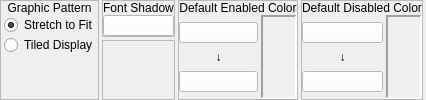
    <widget class="QWidget" name="widget_15" native="true">
     <layout class="QHBoxLayout" name="horizontalLayout_12">
      <property name="spacing">
       <number>3</number>
      </property>
      <property name="margin">
       <number>0</number>
      </property>
      <item>
       <widget class="QFrame" name="frame_9">
        <property name="frameShape">
         <enum>QFrame::StyledPanel</enum>
        </property>
        <property name="frameShadow">
         <enum>QFrame::Raised</enum>
        </property>
        <layout class="QVBoxLayout" name="verticalLayout_18">
         <property name="spacing">
          <number>0</number>
         </property>
         <property name="margin">
          <number>0</number>
         </property>
         <item>
          <widget class="QLabel" name="label_2">
           <property name="sizePolicy">
            <sizepolicy hsizetype="Preferred" vsizetype="Fixed">
             <horstretch>0</horstretch>
             <verstretch>0</verstretch>
            </sizepolicy>
           </property>
           <property name="text">
            <string>Graphic Pattern</string>
           </property>
           <property name="alignment">
            <set>Qt::AlignCenter</set>
           </property>
          </widget>
         </item>
         <item>
          <widget class="QWidget" name="widget_16" native="true">
           <layout class="QVBoxLayout" name="verticalLayout_21">
            <property name="spacing">
             <number>0</number>
            </property>
            <property name="leftMargin">
             <number>3</number>
            </property>
            <property name="topMargin">
             <number>0</number>
            </property>
            <property name="rightMargin">
             <number>0</number>
            </property>
            <property name="bottomMargin">
             <number>0</number>
            </property>
            <item>
             <widget class="QRadioButton" name="rbStretched">
              <property name="text">
               <string>Stretch to Fit</string>
              </property>
              <property name="checked">
               <bool>true</bool>
              </property>
             </widget>
            </item>
            <item>
             <widget class="QRadioButton" name="rbTiled">
              <property name="text">
               <string>Tiled Display</string>
              </property>
             </widget>
            </item>
            <item>
             <widget class="QWidget" name="widget_41" native="true"/>
            </item>
           </layout>
          </widget>
         </item>
        </layout>
       </widget>
      </item>
      <item>
       <widget class="QWidget" name="widget_23" native="true">
        <property name="sizePolicy">
         <sizepolicy hsizetype="Fixed" vsizetype="Preferred">
          <horstretch>0</horstretch>
          <verstretch>0</verstretch>
         </sizepolicy>
        </property>
        <layout class="QVBoxLayout" name="verticalLayout_24">
         <property name="spacing">
          <number>3</number>
         </property>
         <property name="margin">
          <number>0</number>
         </property>
         <item>
          <widget class="QFrame" name="frame_12">
           <property name="sizePolicy">
            <sizepolicy hsizetype="Preferred" vsizetype="Fixed">
             <horstretch>0</horstretch>
             <verstretch>0</verstretch>
            </sizepolicy>
           </property>
           <property name="frameShape">
            <enum>QFrame::StyledPanel</enum>
           </property>
           <property name="frameShadow">
            <enum>QFrame::Raised</enum>
           </property>
           <layout class="QVBoxLayout" name="verticalLayout_22">
            <property name="spacing">
             <number>0</number>
            </property>
            <property name="margin">
             <number>0</number>
            </property>
            <item>
             <widget class="QLabel" name="label_8">
              <property name="sizePolicy">
               <sizepolicy hsizetype="Preferred" vsizetype="Fixed">
                <horstretch>0</horstretch>
                <verstretch>0</verstretch>
               </sizepolicy>
              </property>
              <property name="text">
               <string>Font Shadow</string>
              </property>
              <property name="alignment">
               <set>Qt::AlignCenter</set>
              </property>
             </widget>
            </item>
            <item>
             <widget class="QWidget" name="widget_21" native="true">
              <layout class="QVBoxLayout" name="verticalLayout_23">
               <property name="spacing">
                <number>0</number>
               </property>
               <property name="margin">
                <number>0</number>
               </property>
               <item>
                <widget class="ColorButton" name="bFontShadowColor">
                 <property name="sizePolicy">
                  <sizepolicy hsizetype="Preferred" vsizetype="Fixed">
                   <horstretch>0</horstretch>
                   <verstretch>0</verstretch>
                  </sizepolicy>
                 </property>
                 <property name="minimumSize">
                  <size>
                   <width>0</width>
                   <height>21</height>
                  </size>
                 </property>
                 <property name="maximumSize">
                  <size>
                   <width>16777215</width>
                   <height>21</height>
                  </size>
                 </property>
                 <property name="styleSheet">
                  <string notr="true">background-color: rgb(255, 255, 255);</string>
                 </property>
                 <property name="text">
                  <string/>
                 </property>
                </widget>
               </item>
              </layout>
             </widget>
            </item>
           </layout>
          </widget>
         </item>
         <item>
          <widget class="QFrame" name="frame_13">
           <property name="frameShape">
            <enum>QFrame::StyledPanel</enum>
           </property>
           <property name="frameShadow">
            <enum>QFrame::Raised</enum>
           </property>
          </widget>
         </item>
        </layout>
       </widget>
      </item>
      <item>
       <widget class="QWidget" name="widget_24" native="true">
        <property name="sizePolicy">
         <sizepolicy hsizetype="Fixed" vsizetype="Preferred">
          <horstretch>0</horstretch>
          <verstretch>0</verstretch>
         </sizepolicy>
        </property>
        <layout class="QVBoxLayout" name="verticalLayout_25">
         <property name="spacing">
          <number>3</number>
         </property>
         <property name="margin">
          <number>0</number>
         </property>
         <item>
          <widget class="QFrame" name="frame_14">
           <property name="frameShape">
            <enum>QFrame::StyledPanel</enum>
           </property>
           <property name="frameShadow">
            <enum>QFrame::Raised</enum>
           </property>
           <layout class="QVBoxLayout" name="verticalLayout_26">
            <property name="spacing">
             <number>0</number>
            </property>
            <property name="margin">
             <number>0</number>
            </property>
            <item>
             <widget class="QLabel" name="label_10">
              <property name="sizePolicy">
               <sizepolicy hsizetype="Preferred" vsizetype="Fixed">
                <horstretch>0</horstretch>
                <verstretch>0</verstretch>
               </sizepolicy>
              </property>
              <property name="text">
               <string>Default Enabled Color</string>
              </property>
              <property name="alignment">
               <set>Qt::AlignCenter</set>
              </property>
             </widget>
            </item>
            <item>
             <widget class="QWidget" name="widget_25" native="true">
              <layout class="QHBoxLayout" name="horizontalLayout_5">
               <property name="spacing">
                <number>3</number>
               </property>
               <property name="margin">
                <number>0</number>
               </property>
               <item>
                <widget class="QWidget" name="widget_11" native="true">
                 <layout class="QVBoxLayout" name="verticalLayout_13">
                  <property name="spacing">
                   <number>0</number>
                  </property>
                  <property name="margin">
                   <number>0</number>
                  </property>
                  <item>
                   <widget class="ColorButton" name="bDefaultEnabledTopColor">
                    <property name="sizePolicy">
                     <sizepolicy hsizetype="Preferred" vsizetype="Fixed">
                      <horstretch>0</horstretch>
                      <verstretch>0</verstretch>
                     </sizepolicy>
                    </property>
                    <property name="minimumSize">
                     <size>
                      <width>0</width>
                      <height>21</height>
                     </size>
                    </property>
                    <property name="maximumSize">
                     <size>
                      <width>16777215</width>
                      <height>21</height>
                     </size>
                    </property>
                    <property name="styleSheet">
                     <string notr="true">background-color: rgb(255, 255, 255);</string>
                    </property>
                    <property name="text">
                     <string/>
                    </property>
                   </widget>
                  </item>
                  <item>
                   <widget class="QLabel" name="label_4">
                    <property name="sizePolicy">
                     <sizepolicy hsizetype="Preferred" vsizetype="Fixed">
                      <horstretch>0</horstretch>
                      <verstretch>0</verstretch>
                     </sizepolicy>
                    </property>
                    <property name="text">
                     <string>&amp;#8595;</string>
                    </property>
                    <property name="textFormat">
                     <enum>Qt::RichText</enum>
                    </property>
                    <property name="alignment">
                     <set>Qt::AlignCenter</set>
                    </property>
                   </widget>
                  </item>
                  <item>
                   <widget class="ColorButton" name="bDefaultEnabledBottomColor">
                    <property name="sizePolicy">
                     <sizepolicy hsizetype="Preferred" vsizetype="Fixed">
                      <horstretch>0</horstretch>
                      <verstretch>0</verstretch>
                     </sizepolicy>
                    </property>
                    <property name="minimumSize">
                     <size>
                      <width>0</width>
                      <height>21</height>
                     </size>
                    </property>
                    <property name="maximumSize">
                     <size>
                      <width>16777215</width>
                      <height>21</height>
                     </size>
                    </property>
                    <property name="styleSheet">
                     <string notr="true">background-color: rgb(255, 255, 255);</string>
                    </property>
                    <property name="text">
                     <string/>
                    </property>
                   </widget>
                  </item>
                 </layout>
                </widget>
               </item>
               <item>
                <widget class="QLabel" name="lblDefaultEnabledColor">
                 <property name="minimumSize">
                  <size>
                   <width>36</width>
                   <height>0</height>
                  </size>
                 </property>
                 <property name="maximumSize">
                  <size>
                   <width>36</width>
                   <height>16777215</height>
                  </size>
                 </property>
                 <property name="frameShape">
                  <enum>QFrame::Panel</enum>
                 </property>
                 <property name="frameShadow">
                  <enum>QFrame::Sunken</enum>
                 </property>
                 <property name="lineWidth">
                  <number>2</number>
                 </property>
                 <property name="text">
                  <string/>
                 </property>
                 <property name="scaledContents">
                  <bool>true</bool>
                 </property>
                </widget>
               </item>
              </layout>
             </widget>
            </item>
           </layout>
          </widget>
         </item>
        </layout>
       </widget>
      </item>
      <item>
       <widget class="QFrame" name="frame_15">
        <property name="frameShape">
         <enum>QFrame::StyledPanel</enum>
        </property>
        <property name="frameShadow">
         <enum>QFrame::Raised</enum>
        </property>
        <layout class="QVBoxLayout" name="verticalLayout_32">
         <property name="spacing">
          <number>0</number>
         </property>
         <property name="margin">
          <number>0</number>
         </property>
         <item>
          <widget class="QLabel" name="label_17">
           <property name="sizePolicy">
            <sizepolicy hsizetype="Preferred" vsizetype="Fixed">
             <horstretch>0</horstretch>
             <verstretch>0</verstretch>
            </sizepolicy>
           </property>
           <property name="text">
            <string>Default Disabled Color</string>
           </property>
           <property name="alignment">
            <set>Qt::AlignCenter</set>
           </property>
          </widget>
         </item>
         <item>
          <widget class="QWidget" name="widget_29" native="true">
           <layout class="QHBoxLayout" name="horizontalLayout_15">
            <property name="spacing">
             <number>3</number>
            </property>
            <property name="margin">
             <number>0</number>
            </property>
            <item>
             <widget class="QWidget" name="widget_12" native="true">
              <layout class="QVBoxLayout" name="verticalLayout_14">
               <property name="spacing">
                <number>0</number>
               </property>
               <property name="margin">
                <number>0</number>
               </property>
               <item>
                <widget class="ColorButton" name="bDefaultDisabledTopColor">
                 <property name="sizePolicy">
                  <sizepolicy hsizetype="Preferred" vsizetype="Fixed">
                   <horstretch>0</horstretch>
                   <verstretch>0</verstretch>
                  </sizepolicy>
                 </property>
                 <property name="minimumSize">
                  <size>
                   <width>0</width>
                   <height>21</height>
                  </size>
                 </property>
                 <property name="maximumSize">
                  <size>
                   <width>16777215</width>
                   <height>21</height>
                  </size>
                 </property>
                 <property name="styleSheet">
                  <string notr="true">background-color: rgb(255, 255, 255);</string>
                 </property>
                 <property name="text">
                  <string/>
                 </property>
                </widget>
               </item>
               <item>
                <widget class="QLabel" name="label_18">
                 <property name="sizePolicy">
                  <sizepolicy hsizetype="Preferred" vsizetype="Fixed">
                   <horstretch>0</horstretch>
                   <verstretch>0</verstretch>
                  </sizepolicy>
                 </property>
                 <property name="text">
                  <string>&amp;#8595;</string>
                 </property>
                 <property name="textFormat">
                  <enum>Qt::RichText</enum>
                 </property>
                 <property name="alignment">
                  <set>Qt::AlignCenter</set>
                 </property>
                </widget>
               </item>
               <item>
                <widget class="ColorButton" name="bDefaultDisabledBottomColor">
                 <property name="sizePolicy">
                  <sizepolicy hsizetype="Preferred" vsizetype="Fixed">
                   <horstretch>0</horstretch>
                   <verstretch>0</verstretch>
                  </sizepolicy>
                 </property>
                 <property name="minimumSize">
                  <size>
                   <width>0</width>
                   <height>21</height>
                  </size>
                 </property>
                 <property name="maximumSize">
                  <size>
                   <width>16777215</width>
                   <height>21</height>
                  </size>
                 </property>
                 <property name="styleSheet">
                  <string notr="true">background-color: rgb(255, 255, 255);</string>
                 </property>
                 <property name="text">
                  <string/>
                 </property>
                </widget>
               </item>
              </layout>
             </widget>
            </item>
            <item>
             <widget class="QLabel" name="lblDefaultDisabledColor">
              <property name="minimumSize">
               <size>
                <width>36</width>
                <height>0</height>
               </size>
              </property>
              <property name="maximumSize">
               <size>
                <width>36</width>
                <height>16777215</height>
               </size>
              </property>
              <property name="frameShape">
               <enum>QFrame::Panel</enum>
              </property>
              <property name="frameShadow">
               <enum>QFrame::Sunken</enum>
              </property>
              <property name="lineWidth">
               <number>2</number>
              </property>
              <property name="text">
               <string/>
              </property>
              <property name="scaledContents">
               <bool>true</bool>
              </property>
             </widget>
            </item>
           </layout>
          </widget>
         </item>
        </layout>
       </widget>
      </item>
      <item>
       <widget class="QFrame" name="frame_11">
        <property name="sizePolicy">
         <sizepolicy hsizetype="Expanding" vsizetype="Preferred">
          <horstretch>0</horstretch>
          <verstretch>0</verstretch>
         </sizepolicy>
        </property>
        <property name="frameShape">
         <enum>QFrame::StyledPanel</enum>
        </property>
        <property name="frameShadow">
         <enum>QFrame::Raised</enum>
        </property>
       </widget>
      </item>
     </layout>
    </widget>
